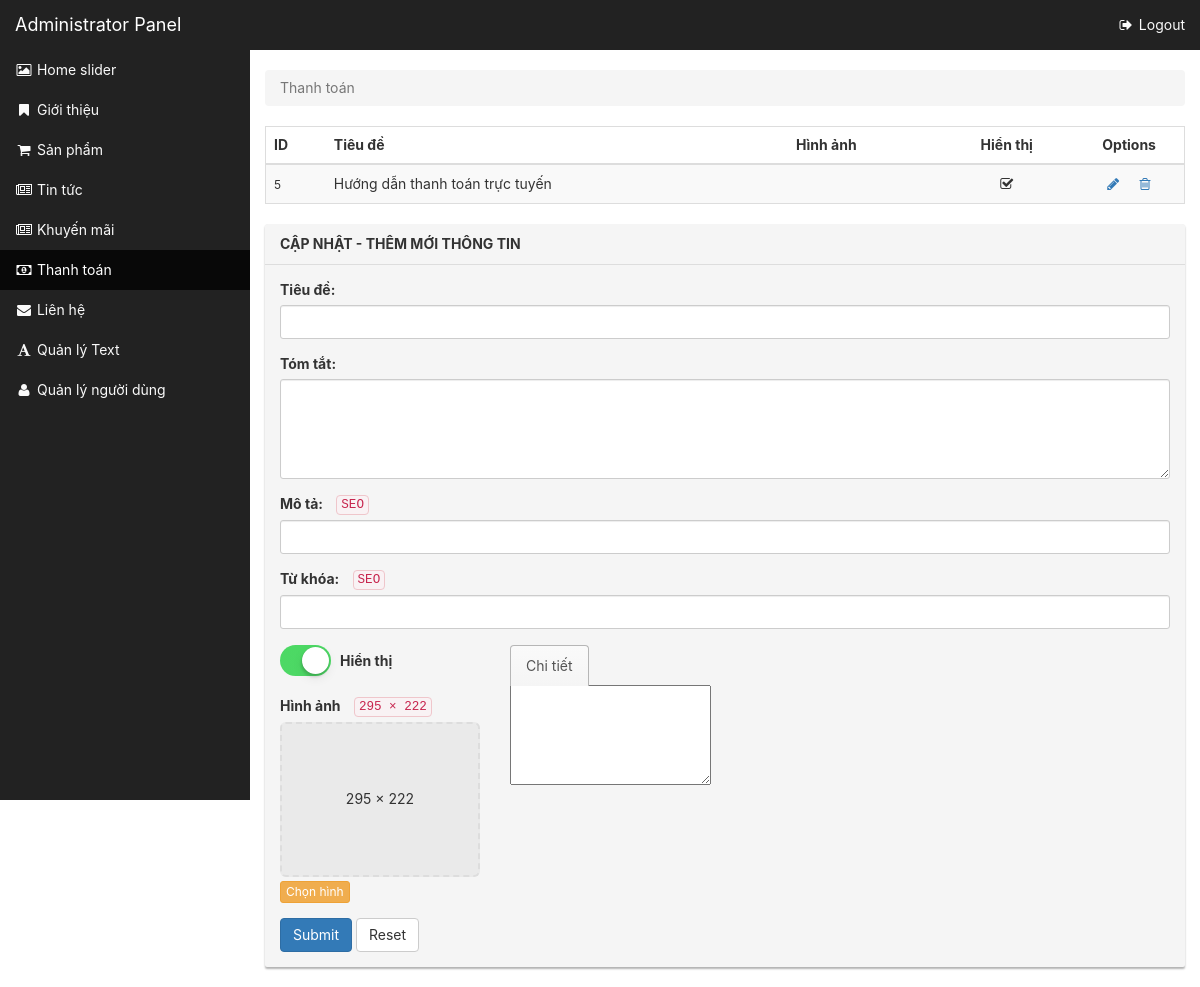
/admin@@/index.php?act=payment (signed in), run on the app's committed database.
### tables this page shows
CREATE TABLE IF NOT EXISTS `news` (
  `id` int(11) NOT NULL auto_increment,
  `title` text NOT NULL,
  `eTitle` text NOT NULL,
  `sum` text NOT NULL,
  `eSum` text NOT NULL,
  `content` longtext NOT NULL,
  `eContent` longtext NOT NULL,
  `img` text NOT NULL,
  `active` tinyint(1) NOT NULL,
  `dates` timestamp NOT NULL default CURRENT_TIMESTAMP on update CURRENT_TIMESTAMP,
  `view` varchar(20) default NULL,
  `desc` text,
  `eDesc` text,
  `keyword` text,
  `eKeyword` text,
  PRIMARY KEY  (`id`)
);

### inc/class_db.php (called while the page is built, shortened)
<?php
class DB
{
    static $conn;
    static function connect( $hostname, $username, $password, $database ) {
        self::$conn = @mysql_connect( $hostname, $username, $password ) or die( "DB connect failed: " . mysql_error() );
    }
    public static function error() {
        return mysql_error( self::$conn );
    }
    public static function execute( $sql ) {
        $result = mysql_query( $sql, self::$conn );
        return $result;
    }
    public static function select( $sql ) {
        $result = self::execute( $sql ) or die( "DB query failed:" . mysql_error() );
        $array = array();
        while ( $row = mysql_fetch_object( $result ) ) {
            $props = (array) $row;
            foreach ($props as $key => $value) {
                if ( is_string( $value ) ) {
                    $row->{$key} = stripslashes( $value );
                }
            }
            $array[] = $row;
        }
        return $array;
    }
}

### inc/misc.php (called while the page is built, shortened)
<?php
function gett( $key ) {
    return isset( $_GET[$key] ) ? $_GET[$key] : FALSE;
}

### admin@@/actions/payment.php (the view, shortened to what this page needs)
<?php
$table = 'news';
$list_url = "index.php?act=".gett('act');
$list = DB::select("SELECT * FROM {$table} WHERE view='".NEWS_TYPE."' ORDER BY id DESC");
$edit_id = gett('eid');
if ($edit_id)
	$form = new Form(safe_html(DB::select_one("SELECT * FROM {$table} WHERE id={$edit_id}")));
else
	$form = new Form();
?>
<? breadcrumbs("Thanh toán") ?>
<div class="table-responsive">
	<table class="table table-bordered table-striped">
		<thead>
			<tr>
				<th>ID</th>
				<th>Tiêu đề</th>
				<th>Hình ảnh</th>
				<th align="center">Hiển thị</th>
				<th align="center" style="width:12% !important">Options</th>
			</tr>
		</thead>
		<tbody>
			<?
			foreach ($list as $row) {
				extract((array)$row);
				$edit_url = "{$list_url}&eid={$id}";
			?>
				<tr class="<?= $edit_id==$id ? 'warning' : '' ?>">
					<td>
						<small><?= $id ?></small>
					</td>
					<td>
						<?= $title ?>
					</td>
					<td>
					</td>
					<td align="center">
						<? if ($active) { ?>
							<i class="fa fa-check-square-o"></i>
						<? } else { ?>
							<i class="fa fa-square-o"></i>
						<? } ?>
					</td>
					<td align="center">
						<? if ( $edit_id == $id ) { ?>
							<a href="<?= $list_url ?>" class="btn btn-link"><i class="fa fa-refresh"></i></a>
						<? } else { ?>
							<a href="<?= $edit_url ?>" class="btn btn-link"><i class="fa fa-pencil"></i></a>
						<? } ?>
						<? delete_button('did', $id); ?>
					</td>
				</tr>
			<? } ?>
		</tbody>
	</table>
</div>
<form enctype="multipart/form-data" method="post">
	<div class="panel panel-default">
		<div class="panel-heading">
			Cập nhật - Thêm mới thông tin
		</div>
		<div class="panel-body">
			<div class="row">
				<div class="col-lg-12">
					<?
					$form->title();
					$form->sum();
					$form->desc();
					$form->keyword();
					?>
				</div>
				<div class="col-lg-12">
				</div>
				<div class="col-lg-3">
					<?
					$form->active();
					$form->img(NEWS_THUMB_WIDTH, NEWS_THUMB_HEIGHT);
					?>
					<div>
						<? if ( $edit_id ) { ?>
							<button type="submit" class="btn btn-primary">Update</button>
						<? } else { ?>
							<button type="submit" class="btn btn-primary">Submit</button>
						<? } ?>
						<button type="reset" class="btn btn-default" id="reset">Reset</button>
					</div>
				</div>
				<div class="col-lg-9">
					<div class="form-group">
						<ul class="nav nav-tabs">
							<li class="active"><a href="#vietnamese" data-toggle="tab">Chi tiết</a></li>
						</ul>
						<div class="tab-content">
							<div class="tab-pane active" id="vietnamese">
							</div>
						</div>
					</div>
				</div>
			</div>
		</div>
	</div>
</form>

### admin@@/_components.php (shortened to what this page needs)
<?php
function breadcrumbs( $text ) {
    if ( is_string( $text ) ) { ?>
        <ol class="breadcrumb">
            <li class="active">
                <?= $text ?>
            </li>
        </ol>
    <? }
}
    foreach ( flash() as $flash ) { ?>
    <? }
function delete_button( $target, $id ) {
    ?>
    <form method="POST" style="display:inline" onsubmit="return confirmDelete(this);">
        <button type="submit" class="btn btn-link">
            <span class="fa fa-trash-o"></span>
        </button>
    </form>
    <?
}
function image_input( $value, $width, $height ) {
    ?>
    <div class="fileinput fileinput-new" data-provides="fileinput" style="max-width: <?= $width ?>px;">
        <div class="fileinput-new" style="padding-top: <?= $height / $width * 100 ?>%;">
            <? if (!empty($value)) { ?>
                <img src="<?= PATH_UPLOAD.$value ?>" alt="">
            <? } else { ?>
                <div class="placeholder"><?= $width ?> &times; <?= $height ?></div>
            <? } ?>
        </div>
        <div class="fileinput-buttons">
            <span class="btn btn-warning btn-xs btn-file">
                <span class="fileinput-new">Chọn hình</span>
            </span>
        </div>
    </div>
    <?
}
function uiswitch( $name, $checked = FALSE, $disabled = FALSE ) {
    ?>
    <label class="lbswitch">
        <span></span>
    </label>
    <?
}
    ?>

### css/admin.css (style rules this page uses)
.lbswitch { display:inline-block;-webkit-user-select:none;-moz-user-select:none;-ms-user-select:none;user-select:none }
.lbswitch span { display:block;box-sizing:border-box;-webkit-appearance:none;-moz-appearance:none;-ms-appearance:none;-o-appearance:none;appearance:none;height:31px;width:51px;position:relative;border-radius:16px;cursor:pointer;outline:0;z-index:0;margin:0;padding:0;border:none;background-color:#e5e5e5;-webkit-transition-duration:600ms;transition-duration:600ms;-webkit-transition-timing-function:ease-in-out;transition-timing-function:ease-in-out }
.lbswitch span::before { box-sizing:border-box;height:27px;width:47px;content:' ';position:absolute;left:2px;top:2px;background-color:#fff;border-radius:16px;z-index:1;-webkit-transition-duration:300ms;transition-duration:300ms;-webkit-transform:scale(1);-ms-transform:scale(1);transform:scale(1) }
.lbswitch span::after { box-sizing:border-box;height:27px;width:27px;content:' ';position:absolute;border-radius:27px;background:#fff;z-index:2;top:2px;left:2px;box-shadow:0px 0px 1px 0px rgba(0,0,0,0.25),0px 4px 11px 0px rgba(0,0,0,0.08),-1px 3px 3px 0px rgba(0,0,0,0.14);-webkit-transition:-webkit-transform 300ms,width 280ms;transition:transform 300ms,width 280ms;-webkit-transform:translate3d(0, 0, 0);-ms-transform:translate3d(0, 0, 0);transform:translate3d(0, 0, 0);-webkit-transition-timing-function:cubic-bezier(0.42, 0.8, 0.58, 1.2);transition-timing-function:cubic-bezier(0.42, 0.8, 0.58, 1.2) }
.lbswitch input:checked+span { background-color:#4CD964;background-image:-webkit-linear-gradient(-90deg, #4CD964 0%,#4dd865 100%);background-image:-webkit-linear-gradient(270deg, #4CD964 0%, #4dd865 100%);background-image:linear-gradient(-180deg,#4CD964 0%,#4dd865 100%) }
.lbswitch input:checked+span::after { -webkit-transform:translate3d(16px, 0, 0);-ms-transform:translate3d(16px, 0, 0);transform:translate3d(16px, 0, 0);right:18px;left:inherit }
.lbswitch input:checked+span::before,.lbswitch input:active+span::before { -webkit-transform:scale(0);-ms-transform:scale(0);transform:scale(0) }
.lbswitch { margin-bottom:0 }
.lbswitch span { background-color:#d0d0d0 }
.lbswitch span::before { background-color:#d0d0d0 }
.lbswitch span::after { background:#fff }
.panel-default { border:0;overflow:hidden;border-radius:2px;background:#f5f5f5;box-shadow:0 2px 2px rgba(0,0,0,0.3) }
.panel-default .panel-heading { font-weight:700;text-transform:uppercase }
.btn-link { padding-top:0;padding-bottom:0 }
.nav-tabs { z-index:2;border-bottom:0 }
.nav-tabs>li>a,.nav-tabs>li>a:hover { border-color:transparent;background:transparent;border-width:1px 1px 0 }
.nav-tabs>li.active>a,.nav-tabs>li.active>a:hover { border-color:#b6b6b6;border-width:1px 1px 0;background-color:#fafafa;background-image:-webkit-linear-gradient(#fafafa,#f5f5f5);background-image:-webkit-linear-gradient(#fafafa, #f5f5f5);background-image:linear-gradient(#fafafa,#f5f5f5) }
body { font-family:system, -apple-system, ".SFNSDisplay-Regular", 'Helvetica Neue', 'Segoe UI', Arial, sans-serif }
@media (min-width: 768px) { body { padding:70px 0 0 250px } }
.table-bordered>tbody>tr>td,.table-bordered>tbody>tr>th,.table-bordered>tfoot>tr>td,.table-bordered>tfoot>tr>th,.table-bordered>thead>tr>td,.table-bordered>thead>tr>th { border-left-width:0;border-right-width:0 }
td.text-center,td[align=center],td { vertical-align:middle !important }
th[align=center] { text-align:center }
.fa { width:1.28571429em !important;text-align:center }
label { -webkit-user-select:none;-moz-user-select:none;-ms-user-select:none;user-select:none }
.btn.btn-link { padding-left:4px;padding-right:4px }
.fileinput { display:block }
.fileinput>.fileinput-new,.fileinput>.fileinput-preview { height:0;position:relative;overflow:hidden;border-radius:6px;border:2px dashed #ddd;background:#eaeaea }
.fileinput .placeholder { position:absolute;top:50%;left:0;width:100%;margin-top:-10px;text-align:center }
.fileinput .fileinput-buttons { margin-top:4px }
.form-group>label code { font-weight:400;border:1px solid #efc6cb;margin-left:10px;vertical-align:1px }

### data on the page
news: id "5", title "Hướng dẫn thanh toán trực tuyến", active 1 (drawn)

### other printed values
$item->text "Home slider"
$item->text "Giới thiệu"
$item->text "Sản phẩm"
$item->text "Tin tức"
$item->text "Khuyến mãi"
$item->text "Thanh toán"
$item->text "Liên hệ"
$item->text "Quản lý Text"
$item->text "Quản lý người dùng"
$text "Thanh toán"
$label "Tiêu đề: Mô tả: SEO Từ khóa: SEO"
$label "Tóm tắt:"
$width "295"
$height "222"
